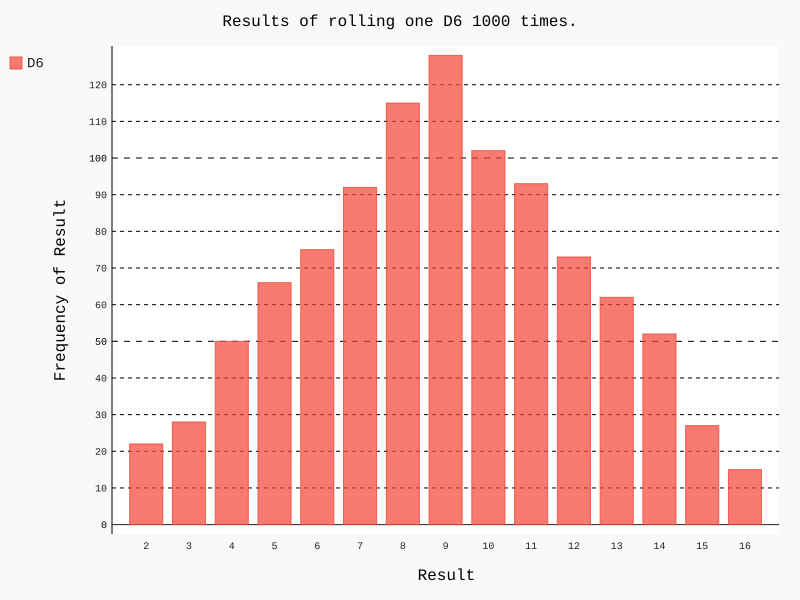

Write Python code to recreate this figure.
#coding:utf-8
import pygal
from die import Die
# ����һ��D6 

die = Die() 
# ���������ӣ���������洢��һ���б���
results = [] 
#for roll_num in range(100): 
#    result = die.roll()
#    results.append(result) 

results=[(die.roll() + die.roll())for roll_number in range(1000)]
print(results)
# 分析结果
frequencies = [] 
#for value in range(1, die.num_sides+1): 
#    frequency = results.count(value) 
#    frequencies.append(frequency) 
frequencies=[results.count(value) for value in range(2,die.num_sides*2+1)]
 
# 对结果进行可视化
hist = pygal.Bar() 
hist.title = "Results of rolling one D6 1000 times." 
hist.x_labels = ['2', '3', '4', '5', '6','7','8','9','10','11','12','13','14','15','16'] 
hist.x_title = "Result" 
hist.y_title = "Frequency of Result" 
hist.add('D6', frequencies) 
hist.render_to_file('die_visual.svg')
